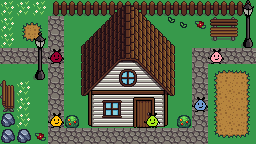

The image is a tile-based game level rendered from a .tmx file. Its description and complete source (layers, tilesets, objects, tile grids) follow:
An orthogonal 16x9 tile map with 16x16 px tiles, 4 tile layers (ground, deco, maison, tamagotchis), 7 tilesets and 5 objects (red, yellow, green, pink, blue).

<map version="1.10" tiledversion="1.10.2" orientation="orthogonal" renderorder="right-down" width="16" height="9" tilewidth="16" tileheight="16" infinite="0" nextlayerid="13" nextobjectid="7">
 <tileset firstgid="1" source="../tamagotchis/tamagotchis.tsx" />
 <tileset firstgid="7" source="textures/ground_demo.tsx" />
 <tileset firstgid="263" source="textures/ground.tsx" />
 <tileset firstgid="311" source="textures/nature.tsx" />
 <tileset firstgid="389" source="textures/objects_demo.tsx" />
 <tileset firstgid="1413" source="textures/premade_buildings_demo.tsx" />
 <tileset firstgid="2437" source="../colors.tsx" />
 <layer id="10" name="ground" width="16" height="9">
  <data encoding="csv">
13,13,13,12,12,12,12,12,12,12,12,12,12,12,12,12,
13,7,9,31,12,12,12,12,12,12,12,12,12,12,12,12,
13,39,41,31,12,12,12,12,12,12,12,12,12,12,12,12,
31,31,31,31,12,12,12,12,12,12,12,12,31,31,31,31,
12,12,12,31,12,12,12,12,12,12,12,12,31,7,8,9,
12,13,12,31,12,12,12,12,12,12,12,12,31,23,24,25,
12,13,12,31,12,12,12,12,12,12,12,12,31,23,24,25,
12,13,12,31,12,12,12,12,12,12,12,12,31,23,24,25,
12,12,12,31,31,31,31,31,31,31,31,31,31,39,40,41
</data>
 </layer>
 <layer id="8" name="deco" width="16" height="9">
  <data encoding="csv">
0,0,0,495,496,496,496,496,496,496,496,496,496,496,496,497,
0,0,0,0,0,0,0,0,0,0,378,379,315,458,459,0,
0,0,0,0,0,0,0,0,0,0,0,0,0,490,491,0,
0,0,0,0,0,0,0,0,0,0,0,0,0,0,0,0,
0,0,0,0,0,0,0,0,0,0,0,0,0,0,0,0,
457,0,0,0,0,0,0,0,0,0,0,0,0,0,0,0,
489,0,0,0,0,0,0,0,0,0,0,0,0,0,0,0,
331,0,0,0,329,0,0,0,0,0,0,329,0,0,0,0,
331,331,315,0,0,0,0,0,0,0,0,0,0,0,0,0
</data>
 </layer>
 <layer id="9" name="maison" width="16" height="9">
  <data encoding="csv">
0,0,0,0,0,1479,1480,1481,1482,1483,1484,0,0,0,0,455,
0,0,0,0,0,1511,1512,1513,1514,1515,1516,0,0,0,0,487,
0,0,455,0,0,1543,1544,1545,1546,1547,1548,0,0,0,0,519,
0,0,487,0,0,1575,1576,1577,1578,1579,1580,0,0,0,0,0,
0,0,519,0,0,1607,1608,1609,1610,1611,1612,0,0,0,0,0,
0,0,0,0,0,1639,1640,1641,1642,1643,1644,0,0,0,0,0,
0,0,0,0,0,1671,1672,1673,1674,1675,1676,0,0,0,0,0,
0,0,0,0,0,1703,1704,1705,1706,1707,1708,0,0,0,0,0,
0,0,0,0,0,0,0,0,0,0,0,0,0,0,0,0
</data>
 </layer>
 <layer id="4" name="tamagotchis" width="16" height="9">
  <data encoding="csv">
0,0,0,0,0,0,0,0,0,0,0,0,0,0,0,0,
0,0,0,0,0,0,0,0,0,0,0,0,0,0,0,0,
0,0,0,0,0,0,0,0,0,0,0,0,0,0,0,0,
0,0,0,1,0,0,0,0,0,0,0,0,0,5,0,0,
0,0,0,0,0,0,0,0,0,0,0,0,0,0,0,0,
0,0,0,0,0,0,0,0,0,0,0,0,0,0,0,0,
0,0,0,0,0,0,0,0,0,0,0,0,4,0,0,0,
0,0,0,2,0,0,0,0,0,3,0,0,0,0,0,0,
0,0,0,0,0,0,0,0,0,0,0,0,0,0,0,0
</data>
 </layer>
 <objectgroup id="5" name="boutons">
  <object id="1" type="red" x="48" y="48" width="16" height="16" />
  <object id="3" type="yellow" x="48" y="112" width="16" height="16" />
  <object id="4" type="green" x="144" y="112" width="16" height="16" />
  <object id="5" type="pink" x="208" y="48" width="16" height="16" />
  <object id="6" type="blue" x="192" y="96" width="16" height="16" />
 </objectgroup>
</map>
